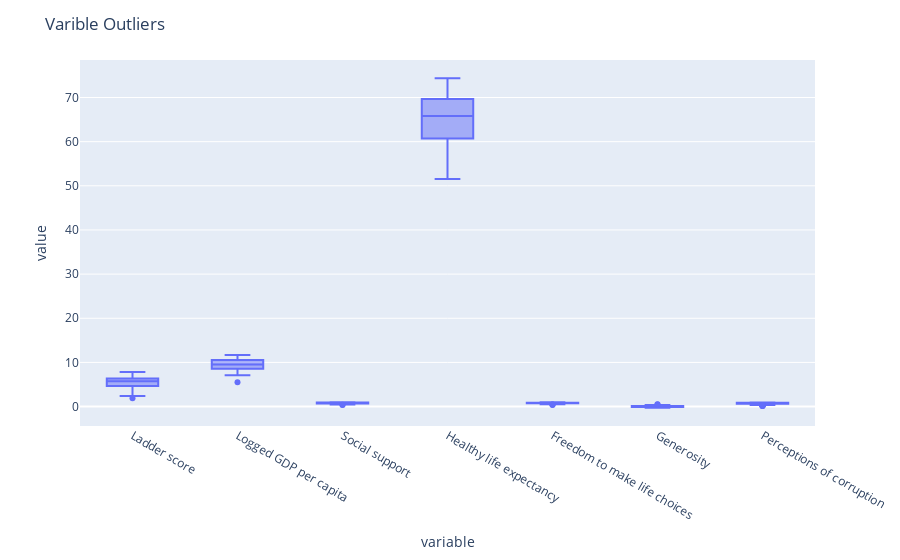

Notebook cell for this chart:
### Code cell
# check for outlires
# no present outliers
fig = px.box(dfnum)
fig.update_layout(title="Varible Outliers")

### Figure 1 — Plotly figure (JSON) as saved in the notebook; plotly's stock layout.template omitted (floating-point values rounded to 4 significant figures; data arrays with more than 128 entries replaced by an {"elided": "..."} marker saying what was removed)
{"data": [{"alignmentgroup": "True", "hovertemplate": "variable=%{x}<br>value=%{y}<extra></extra>", "legendgroup": "", "marker": {"color": "#636efa"}, "name": "", "notched": false, "offsetgroup": "", "orientation": "v", "showlegend": false, "type": "box", "x": {"elided": "882 str values"}, "x0": " ", "xaxis": "x", "y": {"elided": "882 float values"}, "y0": " ", "yaxis": "y"}], "layout": {"boxmode": "group", "legend": {"tracegroupgap": 0}, "margin": {"t": 60}, "title": {"text": "Varible Outliers"}, "xaxis": {"anchor": "y", "domain": [0, 1], "title": {"text": "variable"}}, "yaxis": {"anchor": "x", "domain": [0, 1], "title": {"text": "value"}}}}
